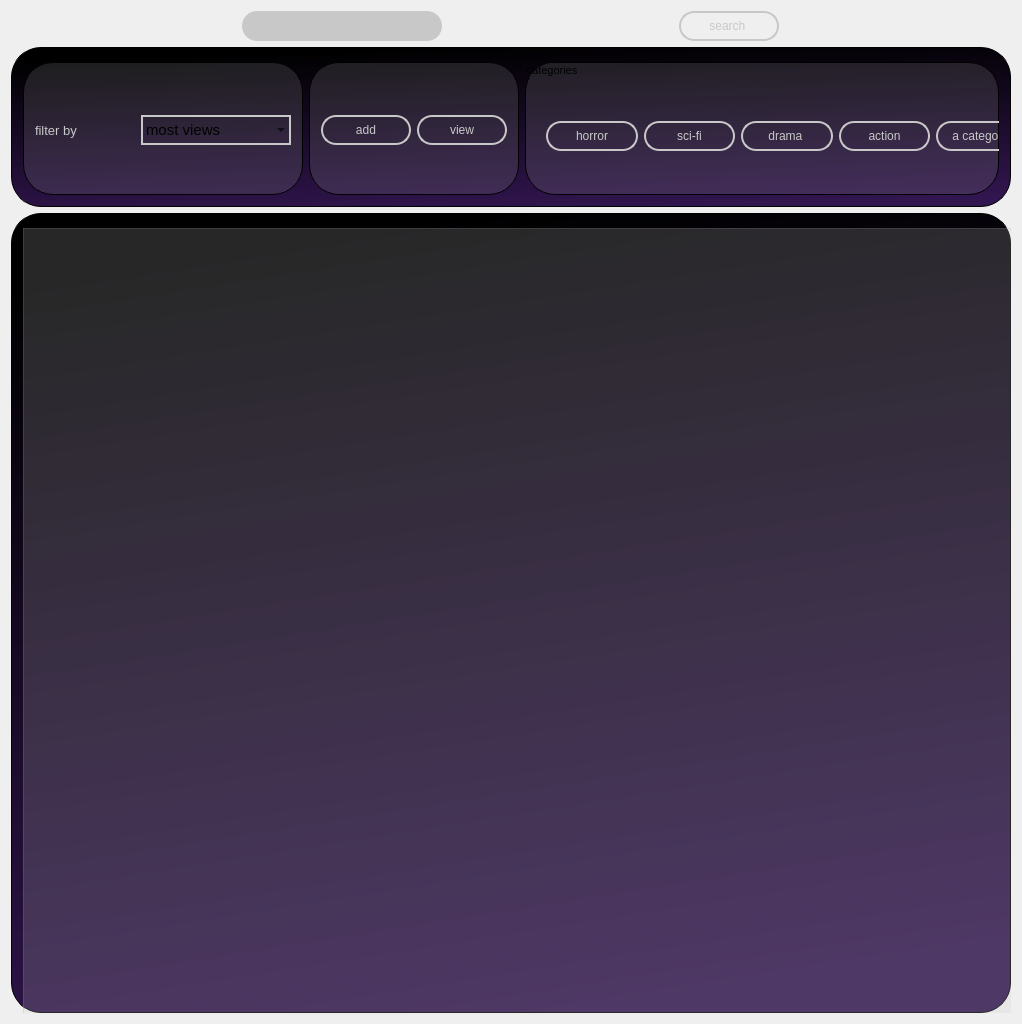
   <widget class="QWidget" name="movies">
    <property name="styleSheet">
     <string notr="true">QPushButton 
{
		background-color : rgba(125,125,125,0);
		color : rgba(200,200,200,255);
		border: 2px solid rgba(200,200,200,255);
    	border-radius: 15px;
}


QPushButton::hover
{
		background-color : rgba(255,255,255,255);
		border: 2px solid black;
		color : black;
    	border-radius: 15px;
		text-decoration : underline;
}

QPushButton::checked
{
		background-color : rgba(255,255,255,255);
		border: 2px solid black;
		color : black;
    	border-radius: 15px;
}


QPushButton::pressed
{
		background-color : rgba(255,255,255,255);
		border: 1px solid black;
		color : black;
    	border-radius: 15px;
}
QMainWindow ,QWidget#tab,#page,#page_2,#page_3
{

		background: black;
}

QLabel
{
		color: rgba(200,200,200,255);
}
#pp2ms_2
{
		border-radius:20;
		border-image: url(&quot;../assets/st.jpg&quot;);
}

QLineEdit , QTextEdit  , #lineEditms_2
{
		border-radius:15;
		background : rgba(200,200,200,255);
		font-size :15px;
		color : black;
}

#groupBox_7ms_2 , #groupBox_2ms_2
{
	border : none;
}

QTableView
{
		background : rgba(200,200,200,50);

}

QTableView::item
{
		background-color:rgba(49,28,71,100);
		border : 2px solid white ;
		font-size : 15px;
		min-width : 200;
		min-height : 200;
		max-width : 400;
		max-height : 400;

}

              QHeaderView::section {background-color: rgba(49,28,71,120);
color:white;}
              QHeaderView {background-color: rgba(49,28,71,100);
color:white;}
              QTableCornerButton::section {background-color: rgba(49,28,71,100);}

 #groupBox_3ms_2 , #groupBox_4ms_2 , #groupBox_13ms_2
{
		background : rgba(150,150,150,50);
		border:1px solid black;

		border-radius : 30%;
		

}

#groupBoxms_2
{
		background :  rgba(150,150,150,50);
		border:1px solid black;
		border-radius : 30%;
}


#groupBoxmsms_2 ,#groupBox_6ms_2 ,#groupBox_7ms_2
{
		background : qlineargradient(spread:pad, x1:0.426227, y1:0, x2:0.625, y2:1, stop:0 rgba(0, 0, 0, 255), stop:1 rgba(49, 21, 78, 255));;
		border:1px solid black;
		border-radius : 30%;
}

#pushButton_3ms_2
{
		background : white;		
		border-image : url(&quot;../assets/icon.png&quot;);
}

#pushButton_3ms_2::hover
{
		background : rgba(200,200,200,255);		
		border-image : url(&quot;../assets/icon.png&quot;);
}

#labelms_2 ,#groupBox_2ms_2
{
		background:transparent;
		font-size : 10pt;
}

#comboBoxms_3
{
		background : transparent;
		border : 2px solid rgba(200,200,200,255);
		font-size:15px;
}</string>
    </property>
    <layout class="QHBoxLayout" name="horizontalLayout_22">
     <item>
      <layout class="QVBoxLayout" name="verticalLayout_9">
       <item>
        <layout class="QVBoxLayout" name="verticalLayout_10">
         <item>
          <layout class="QHBoxLayout" name="horizontalLayout_17">
           <item>
            <widget class="QLineEdit" name="lineEditms_2">
             <property name="minimumSize">
              <size>
               <width>90</width>
               <height>30</height>
              </size>
             </property>
             <property name="maximumSize">
              <size>
               <width>200</width>
               <height>30</height>
              </size>
             </property>
            </widget>
           </item>
           <item>
            <widget class="QPushButton" name="pushButtonms_2">
             <property name="minimumSize">
              <size>
               <width>90</width>
               <height>30</height>
              </size>
             </property>
             <property name="maximumSize">
              <size>
               <width>100</width>
               <height>30</height>
              </size>
             </property>
             <property name="text">
              <string>search </string>
             </property>
             <property name="checkable">
              <bool>false</bool>
             </property>
            </widget>
           </item>
          </layout>
         </item>
         <item>
          <widget class="QGroupBox" name="groupBoxmsms_2">
           <property name="minimumSize">
            <size>
             <width>1000</width>
             <height>160</height>
            </size>
           </property>
           <property name="maximumSize">
            <size>
             <width>2000</width>
             <height>1000</height>
            </size>
           </property>
           <property name="title">
            <string/>
           </property>
           <layout class="QHBoxLayout" name="horizontalLayout_12">
            <item>
             <widget class="QGroupBox" name="groupBox_13ms_2">
              <property name="title">
               <string/>
              </property>
              <layout class="QHBoxLayout" name="horizontalLayout_18">
               <item>
                <widget class="QLabel" name="labelms_2">
                 <property name="minimumSize">
                  <size>
                   <width>100</width>
                   <height>30</height>
                  </size>
                 </property>
                 <property name="maximumSize">
                  <size>
                   <width>100</width>
                   <height>30</height>
                  </size>
                 </property>
                 <property name="text">
                  <string>filter by</string>
                 </property>
                </widget>
               </item>
               <item>
                <widget class="QComboBox" name="comboBoxms_3">
                 <property name="minimumSize">
                  <size>
                   <width>150</width>
                   <height>30</height>
                  </size>
                 </property>
                 <property name="maximumSize">
                  <size>
                   <width>200</width>
                   <height>30</height>
                  </size>
                 </property>
                 <item>
                  <property name="text">
                   <string>most views</string>
                  </property>
                 </item>
                 <item>
                  <property name="text">
                   <string>least views</string>
                  </property>
                 </item>
                 <item>
                  <property name="text">
                   <string>trending ?</string>
                  </property>
                 </item>
                 <item>
                  <property name="text">
                   <string>recently added</string>
                  </property>
                 </item>
                 <item>
                  <property name="text">
                   <string>oldest</string>
                  </property>
                 </item>
                </widget>
               </item>
              </layout>
             </widget>
            </item>
            <item>
             <widget class="QGroupBox" name="groupBox_3ms_2">
              <property name="title">
               <string/>
              </property>
              <layout class="QHBoxLayout" name="horizontalLayout_19">
               <item>
                <widget class="QPushButton" name="pushButton_2ms_2">
                 <property name="minimumSize">
                  <size>
                   <width>90</width>
                   <height>30</height>
                  </size>
                 </property>
                 <property name="maximumSize">
                  <size>
                   <width>100</width>
                   <height>30</height>
                  </size>
                 </property>
                 <property name="text">
                  <string>add</string>
                 </property>
                </widget>
               </item>
               <item>
                <widget class="QPushButton" name="pushButton_12ms_2">
                 <property name="minimumSize">
                  <size>
                   <width>90</width>
                   <height>30</height>
                  </size>
                 </property>
                 <property name="maximumSize">
                  <size>
                   <width>100</width>
                   <height>30</height>
                  </size>
                 </property>
                 <property name="text">
                  <string>view</string>
                 </property>
                 <property name="checkable">
                  <bool>false</bool>
                 </property>
                </widget>
               </item>
              </layout>
             </widget>
            </item>
            <item>
             <widget class="QGroupBox" name="groupBox_4ms_2">
              <property name="font">
               <font>
                <pointsize>8</pointsize>
               </font>
              </property>
              <property name="title">
               <string>categories</string>
              </property>
              <layout class="QHBoxLayout" name="horizontalLayout_20">
               <item>
                <widget class="QGroupBox" name="groupBox_2ms_2">
                 <property name="minimumSize">
                  <size>
                   <width>500</width>
                   <height>50</height>
                  </size>
                 </property>
                 <property name="maximumSize">
                  <size>
                   <width>16777215</width>
                   <height>70</height>
                  </size>
                 </property>
                 <property name="title">
                  <string/>
                 </property>
                 <layout class="QHBoxLayout" name="horizontalLayout_21">
                  <item>
                   <widget class="QPushButton" name="pushButton_10ms_2">
                    <property name="minimumSize">
                     <size>
                      <width>90</width>
                      <height>30</height>
                     </size>
                    </property>
                    <property name="maximumSize">
                     <size>
                      <width>100</width>
                      <height>30</height>
                     </size>
                    </property>
                    <property name="text">
                     <string>horror</string>
                    </property>
                    <property name="checkable">
                     <bool>true</bool>
                    </property>
                   </widget>
                  </item>
                  <item>
                   <widget class="QPushButton" name="pushButton_6ms_2">
                    <property name="minimumSize">
                     <size>
                      <width>90</width>
                      <height>30</height>
                     </size>
                    </property>
                    <property name="maximumSize">
                     <size>
                      <width>100</width>
                      <height>30</height>
                     </size>
                    </property>
                    <property name="text">
                     <string>sci-fi</string>
                    </property>
                    <property name="checkable">
                     <bool>true</bool>
                    </property>
                   </widget>
                  </item>
                  <item>
                   <widget class="QPushButton" name="pushButton_7ms_2">
                    <property name="minimumSize">
                     <size>
                      <width>90</width>
                      <height>30</height>
                     </size>
                    </property>
                    <property name="maximumSize">
                     <size>
                      <width>100</width>
                      <height>30</height>
                     </size>
                    </property>
                    <property name="text">
                     <string>drama </string>
                    </property>
                    <property name="checkable">
                     <bool>true</bool>
                    </property>
                   </widget>
                  </item>
                  <item>
                   <widget class="QPushButton" name="pushButton_8ms_2">
                    <property name="minimumSize">
                     <size>
                      <width>90</width>
                      <height>30</height>
                     </size>
                    </property>
                    <property name="maximumSize">
                     <size>
                      <width>100</width>
                      <height>30</height>
                     </size>
                    </property>
                    <property name="text">
                     <string>action</string>
                    </property>
                    <property name="checkable">
                     <bool>true</bool>
                    </property>
                   </widget>
                  </item>
                  <item>
                   <widget class="QPushButton" name="pushButton_9ms_2">
                    <property name="minimumSize">
                     <size>
                      <width>90</width>
                      <height>30</height>
                     </size>
                    </property>
                    <property name="maximumSize">
                     <size>
                      <width>100</width>
                      <height>30</height>
                     </size>
                    </property>
                    <property name="text">
                     <string>a categorie</string>
                    </property>
                    <property name="checkable">
                     <bool>true</bool>
                    </property>
                   </widget>
                  </item>
                 </layout>
                </widget>
               </item>
              </layout>
             </widget>
            </item>
           </layout>
          </widget>
         </item>
        </layout>
       </item>
       <item>
        <widget class="QGroupBox" name="groupBox_7ms_2">
         <property name="sizePolicy">
          <sizepolicy hsizetype="Ignored" vsizetype="Preferred">
           <horstretch>0</horstretch>
           <verstretch>0</verstretch>
          </sizepolicy>
         </property>
         <property name="minimumSize">
          <size>
           <width>1</width>
           <height>700</height>
          </size>
         </property>
         <property name="maximumSize">
          <size>
           <width>2000</width>
           <height>800</height>
          </size>
         </property>
         <property name="title">
          <string/>
         </property>
         <property name="alignment">
          <set>Qt::AlignCenter</set>
         </property>
         <layout class="QVBoxLayout" name="verticalLayout_11">
          <property name="sizeConstraint">
           <enum>QLayout::SetMaximumSize</enum>
          </property>
          <item>
           <widget class="QTableView" name="tableViewms_2">
            <property name="minimumSize">
             <size>
              <width>1200</width>
              <height>800</height>
             </size>
            </property>
            <property name="maximumSize">
             <size>
              <width>10000007</width>
              <height>100000</height>
             </size>
            </property>
            <property name="font">
             <font>
              <pointsize>15</pointsize>
             </font>
            </property>
            <property name="lineWidth">
             <number>11</number>
            </property>
            <property name="midLineWidth">
             <number>10</number>
            </property>
            <property name="sizeAdjustPolicy">
             <enum>QAbstractScrollArea::AdjustToContents</enum>
            </property>
            <property name="autoScrollMargin">
             <number>10</number>
            </property>
            <property name="editTriggers">
             <set>QAbstractItemView::NoEditTriggers</set>
            </property>
            <property name="sortingEnabled">
             <bool>true</bool>
            </property>
            <attribute name="horizontalHeaderCascadingSectionResizes">
             <bool>true</bool>
            </attribute>
            <attribute name="horizontalHeaderStretchLastSection">
             <bool>true</bool>
            </attribute>
            <attribute name="verticalHeaderCascadingSectionResizes">
             <bool>true</bool>
            </attribute>
            <attribute name="verticalHeaderMinimumSectionSize">
             <number>200</number>
            </attribute>
            <attribute name="verticalHeaderDefaultSectionSize">
             <number>200</number>
            </attribute>
            <attribute name="verticalHeaderShowSortIndicator" stdset="0">
             <bool>true</bool>
            </attribute>
            <attribute name="verticalHeaderStretchLastSection">
             <bool>true</bool>
            </attribute>
           </widget>
          </item>
         </layout>
        </widget>
       </item>
      </layout>
     </item>
    </layout>
   </widget>
